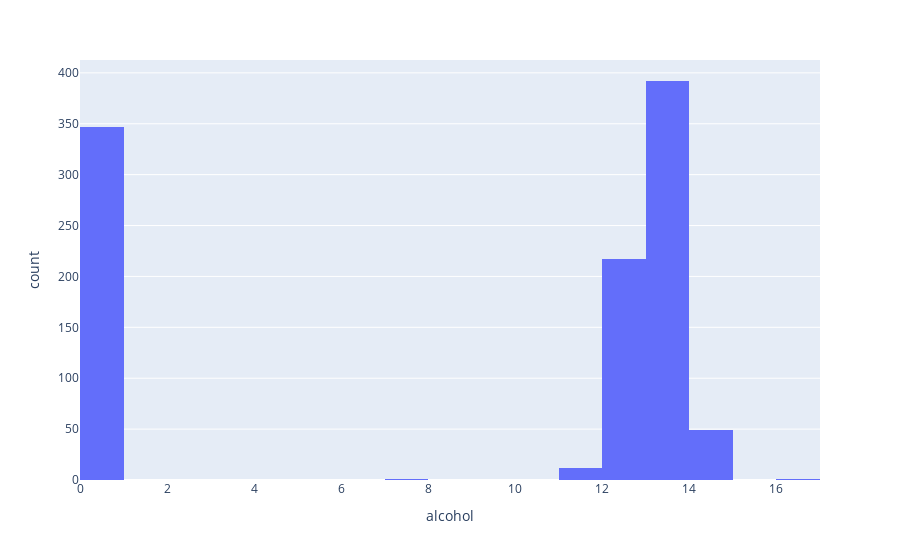

Notebook cell for this chart:
### Code cell
import plotly.express as px


fig = px.histogram(df, "alcohol")
fig.show()

### Figure 1 — Plotly figure (JSON) as saved in the notebook; plotly's stock layout.template omitted (floating-point values rounded to 4 significant figures; data arrays with more than 128 entries replaced by an {"elided": "..."} marker saying what was removed)
{"data": [{"alignmentgroup": "True", "bingroup": "x", "hovertemplate": "alcohol=%{x}<br>count=%{y}<extra></extra>", "legendgroup": "", "marker": {"color": "#636efa", "pattern": {"shape": ""}}, "name": "", "offsetgroup": "", "orientation": "v", "showlegend": false, "type": "histogram", "x": {"elided": "1019 float values"}, "xaxis": "x", "yaxis": "y"}], "layout": {"barmode": "relative", "legend": {"tracegroupgap": 0}, "margin": {"t": 60}, "xaxis": {"anchor": "y", "domain": [0, 1], "title": {"text": "alcohol"}}, "yaxis": {"anchor": "x", "domain": [0, 1], "title": {"text": "count"}}}}
